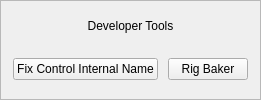
         <widget class="QFrame" name="smf_frame">
          <property name="enabled">
           <bool>true</bool>
          </property>
          <property name="minimumSize">
           <size>
            <width>0</width>
            <height>0</height>
           </size>
          </property>
          <property name="frameShape">
           <enum>QFrame::StyledPanel</enum>
          </property>
          <property name="frameShadow">
           <enum>QFrame::Plain</enum>
          </property>
          <layout class="QVBoxLayout" name="verticalLayout_97">
           <property name="spacing">
            <number>4</number>
           </property>
           <property name="leftMargin">
            <number>2</number>
           </property>
           <property name="topMargin">
            <number>2</number>
           </property>
           <property name="rightMargin">
            <number>2</number>
           </property>
           <property name="bottomMargin">
            <number>2</number>
           </property>
           <item>
            <widget class="QLabel" name="smf_label">
             <property name="enabled">
              <bool>true</bool>
             </property>
             <property name="text">
              <string>Developer Tools</string>
             </property>
             <property name="alignment">
              <set>Qt::AlignCenter</set>
             </property>
             <property name="margin">
              <number>2</number>
             </property>
            </widget>
           </item>
           <item>
            <widget class="QFrame" name="smf_groupFrame">
             <property name="frameShape">
              <enum>QFrame::NoFrame</enum>
             </property>
             <property name="frameShadow">
              <enum>QFrame::Raised</enum>
             </property>
             <layout class="QVBoxLayout" name="verticalLayout_98">
              <property name="spacing">
               <number>4</number>
              </property>
              <property name="leftMargin">
               <number>0</number>
              </property>
              <property name="topMargin">
               <number>0</number>
              </property>
              <property name="rightMargin">
               <number>0</number>
              </property>
              <property name="bottomMargin">
               <number>0</number>
              </property>
              <item>
               <layout class="QHBoxLayout" name="horizontalLayout_53">
                <property name="spacing">
                 <number>10</number>
                </property>
                <property name="leftMargin">
                 <number>10</number>
                </property>
                <property name="rightMargin">
                 <number>10</number>
                </property>
                <property name="bottomMargin">
                 <number>10</number>
                </property>
                <item>
                 <widget class="QPushButton" name="fixControlInternalName_btn">
                  <property name="enabled">
                   <bool>true</bool>
                  </property>
                  <property name="text">
                   <string>Fix Control Internal Name</string>
                  </property>
                 </widget>
                </item>
                <item>
                 <widget class="QPushButton" name="rigBaker_btn">
                  <property name="enabled">
                   <bool>true</bool>
                  </property>
                  <property name="text">
                   <string>Rig Baker</string>
                  </property>
                 </widget>
                </item>
               </layout>
              </item>
             </layout>
            </widget>
           </item>
          </layout>
         </widget>
